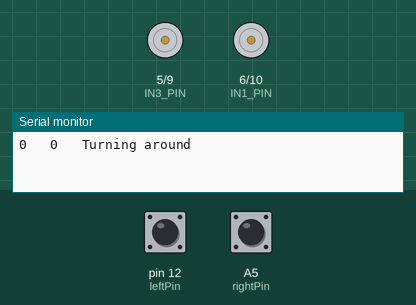
Recording of a sketch running on a simulated Arduino Nano, built with avr-gcc and run on an emulated ATmega328P. Shown: motor-driver pin pairs drawn as motors (green arrow = first pin HIGH = forward, orange = second pin HIGH = backward, longer = more drive), the last lines printed to the serial monitor. The test bench sets the inputs (shaded band); at power-on: pin 12 (leftPin) LOW, A5 (rightPin) LOW.

Above: at 2.2 s.
2.3 s: pin 12 (leftPin) pulled HIGH for 2 s
At 2.8 s:
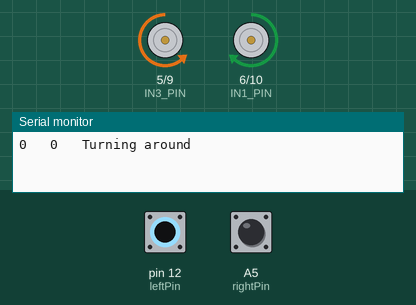
5.9 s: A5 (rightPin) pulled HIGH for 2 s
At 6.2 s:
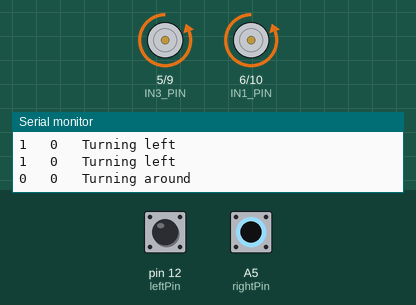
13.3 s: pin 12 (leftPin) driven HIGH and A5 (rightPin) driven HIGH
At 14.9 s:
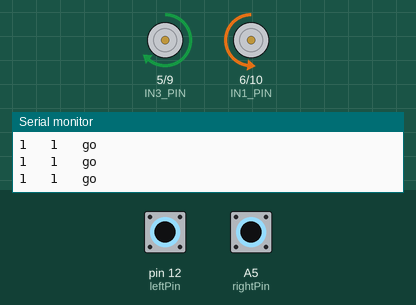
15.6 s: A5 (rightPin) driven LOW
At 15.95 s:
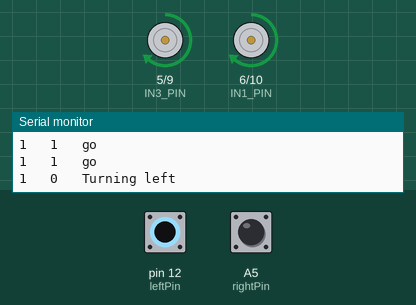
19.1 s: pin 12 (leftPin) driven LOW
23.5 s: pin 12 (leftPin) driven HIGH
Timing chart, 0 to 28.0 s (numbered marks = the images above; inputs shaded):
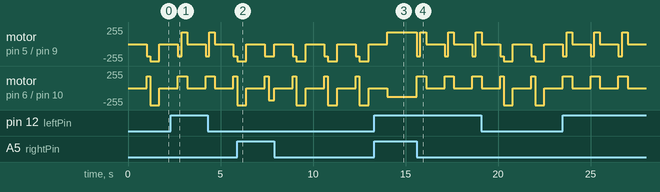

The sketch:

InfraredAvoidance_Function.ino
```cpp
#define IN1_PIN 6   // PWMB
#define IN2_PIN 10  // DIRB  ---  left
#define IN3_PIN 5   // PWMA
#define IN4_PIN 9   // DIRA  ---  right
const int leftPin = 12;
const int rightPin = A5;
byte LeftValue,RightValue;
void setup()
{
  Serial.begin(9600);
  pinMode(leftPin, INPUT);
  pinMode(rightPin, INPUT);
  delay(1000);
}

void loop()
{
  LeftValue = digitalRead(leftPin);
  RightValue = digitalRead(rightPin);
  if (LeftValue == 1 && RightValue == 1)
  {
    analogWrite(IN1_PIN, 0);
    analogWrite(IN2_PIN, 130);
    analogWrite(IN3_PIN, 130);
    analogWrite(IN4_PIN, 0);
    Serial.print(LeftValue);
    Serial.print("   ");
    Serial.print(RightValue);
    Serial.print("   ");
    Serial.println("go");//********************************************//forward
    }
    else if (LeftValue ==1 && RightValue ==0)
    {
        analogWrite(IN1_PIN, 180);
        analogWrite(IN2_PIN, 0);
        analogWrite(IN3_PIN, 0);
        analogWrite(IN4_PIN, 180);
        delay(200);
        analogWrite(IN1_PIN, 180);
        analogWrite(IN2_PIN, 0); //the speed value of motorA is 180
        analogWrite(IN3_PIN, 180);
        analogWrite(IN4_PIN, 0); //the speed value of motorB is 180
        Serial.print(LeftValue);
        Serial.print("   ");
        Serial.print(RightValue);
        Serial.print("   ");
        Serial.println("Turning left");
        delay(300);
        analogWrite(IN1_PIN, 0);
        analogWrite(IN2_PIN, 0);
        analogWrite(IN3_PIN, 0);
        analogWrite(IN4_PIN, 0);
        delay(1000); //********************************************//Turning left
    } else if (LeftValue ==0 && RightValue ==0) {
       analogWrite(IN1_PIN, 180);
        analogWrite(IN2_PIN, 0);
        analogWrite(IN3_PIN, 0);
        analogWrite(IN4_PIN, 180);
        delay(200);
        analogWrite(IN1_PIN, 0);
        analogWrite(IN2_PIN, 255); //the speed value of motorA is 255
        analogWrite(IN3_PIN, 0);
        analogWrite(IN4_PIN, 255); //the speed value of motorB is 255
        Serial.print(LeftValue);
        Serial.print("   ");
        Serial.print(RightValue);
        Serial.print("   ");
        Serial.println("Turning around");
        delay(500);
        analogWrite(IN1_PIN, 0);
        analogWrite(IN2_PIN, 0);
        analogWrite(IN3_PIN, 0);
        analogWrite(IN4_PIN, 0);
        delay(1000); //********************************************//Turning around
    } else if (LeftValue ==0 && RightValue == 1) {
       analogWrite(IN1_PIN, 180);
        analogWrite(IN2_PIN, 0);
        analogWrite(IN3_PIN, 0);
        analogWrite(IN4_PIN, 180);
        delay(200);
        analogWrite(IN1_PIN, 0); //the speed value of motorA is val
        analogWrite(IN2_PIN, 180);
        analogWrite(IN3_PIN, 0); //the speed value of motorA is val
        analogWrite(IN4_PIN, 180);
        Serial.print(LeftValue);
        Serial.print("   ");
        Serial.print(RightValue);
        Serial.print("   ");
        Serial.println("Turning right");
        delay(300);
        analogWrite(IN1_PIN, 0);
        analogWrite(IN2_PIN, 0);
        analogWrite(IN3_PIN, 0);
        analogWrite(IN4_PIN, 0);
        delay(1000); //********************************************//Turning right
    }
}
```

Measured:
- after the input at 15.6 s, motor on pin 5 (IN3_PIN) / pin 9 (IN4_PIN): forward 180/255 → backward 180/255 at once, then repeats every 1.5 s: forward 180/255 0.30 s, stopped 1.0 s, backward 180/255 0.20 s; motor on pin 6 (IN1_PIN) / pin 10 (IN2_PIN): alternates forward 180/255 for 0.50 s and stopped for 1.0 s, starting at once
